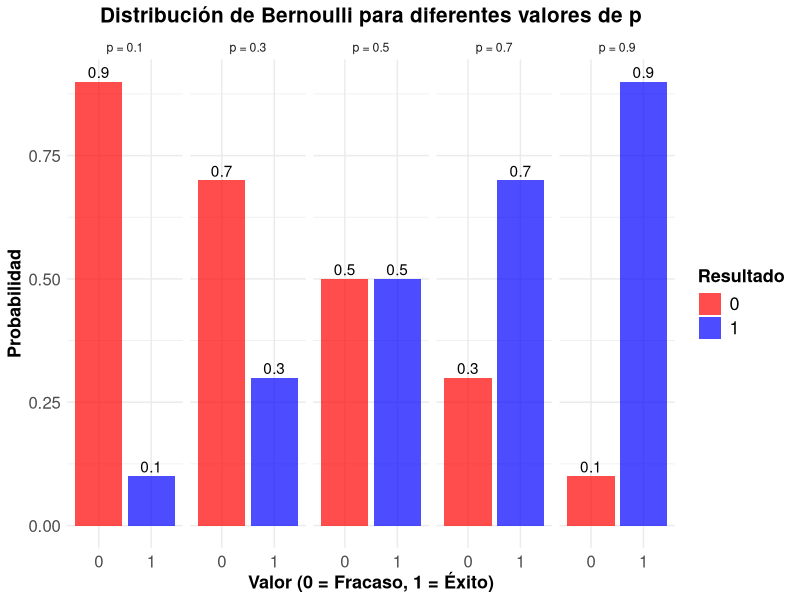
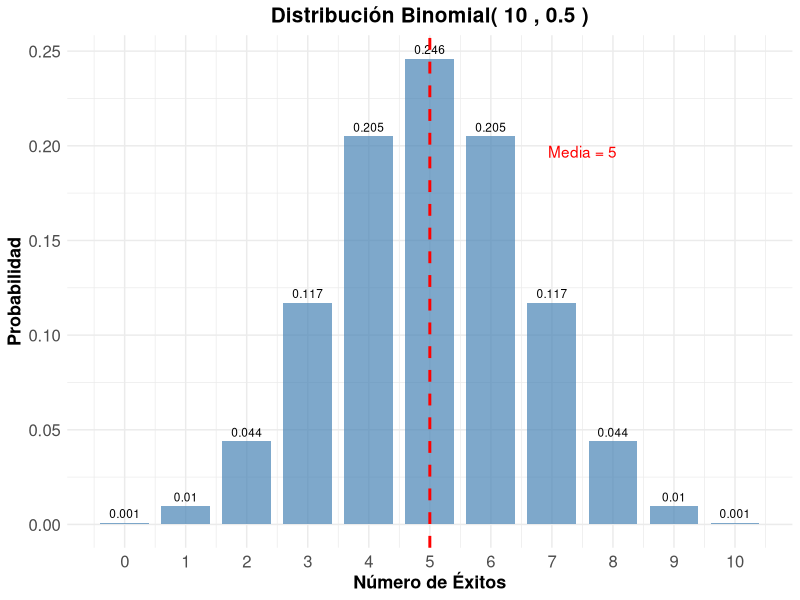
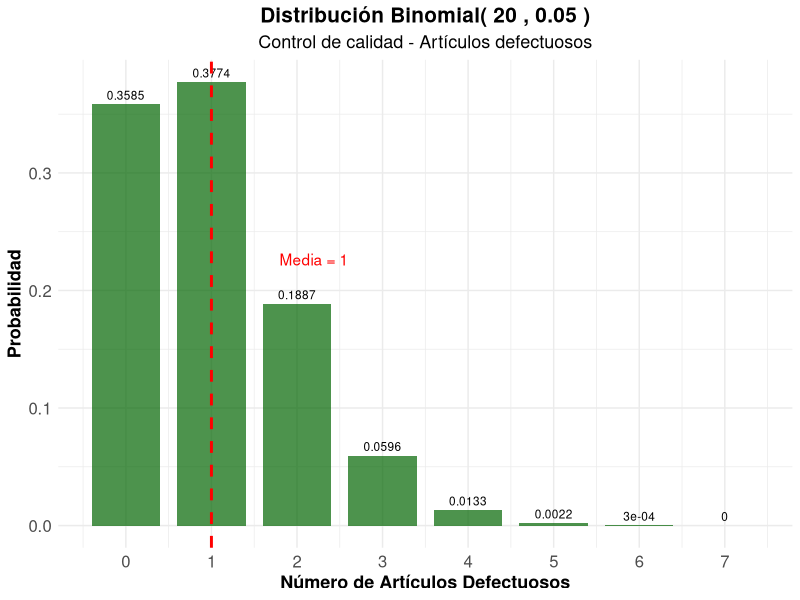
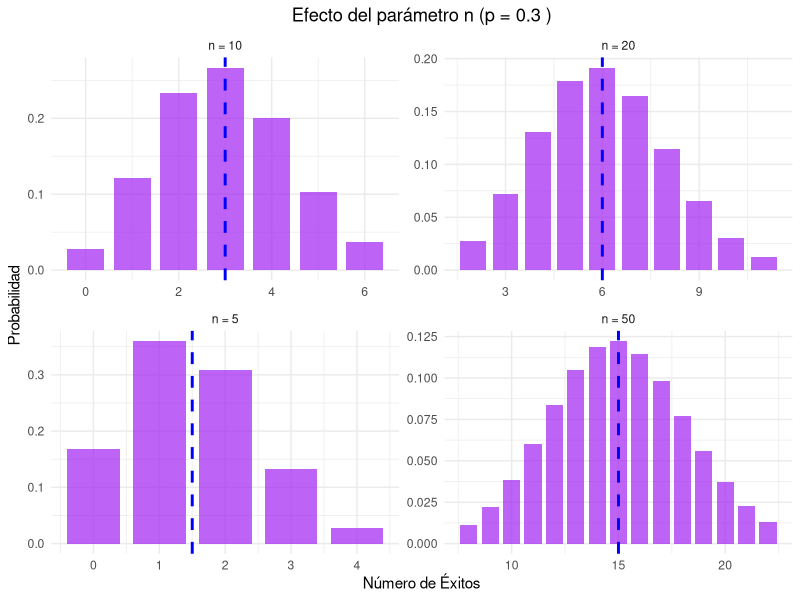
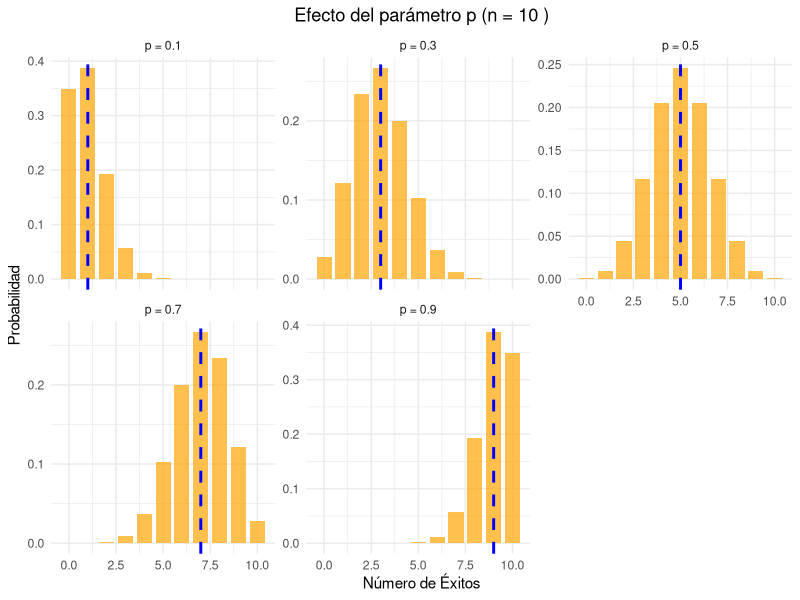
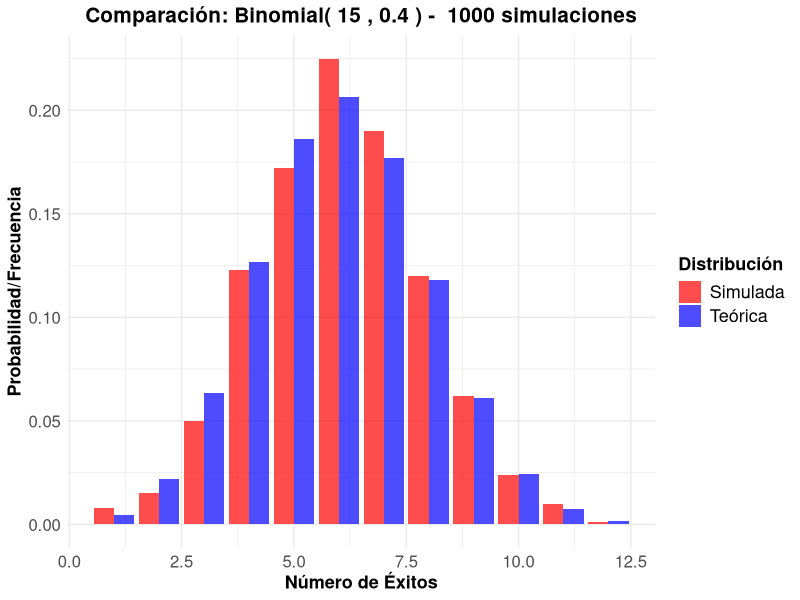
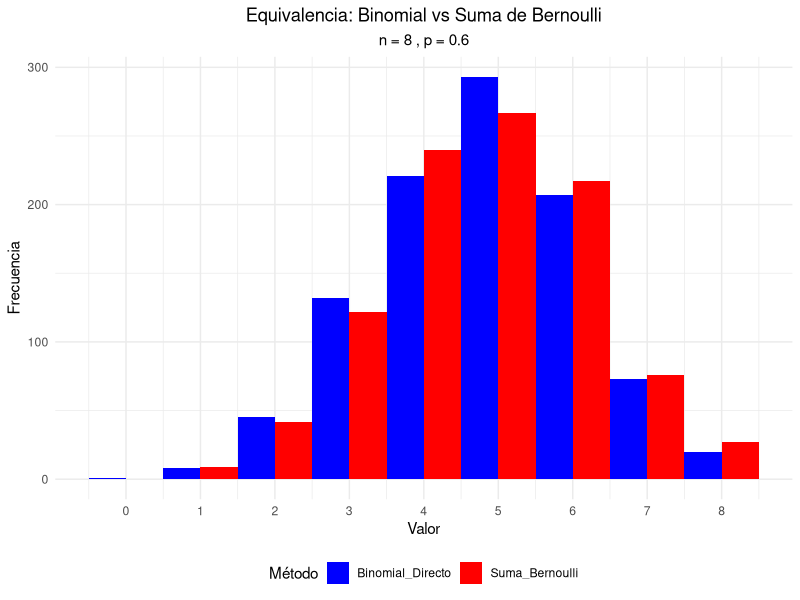
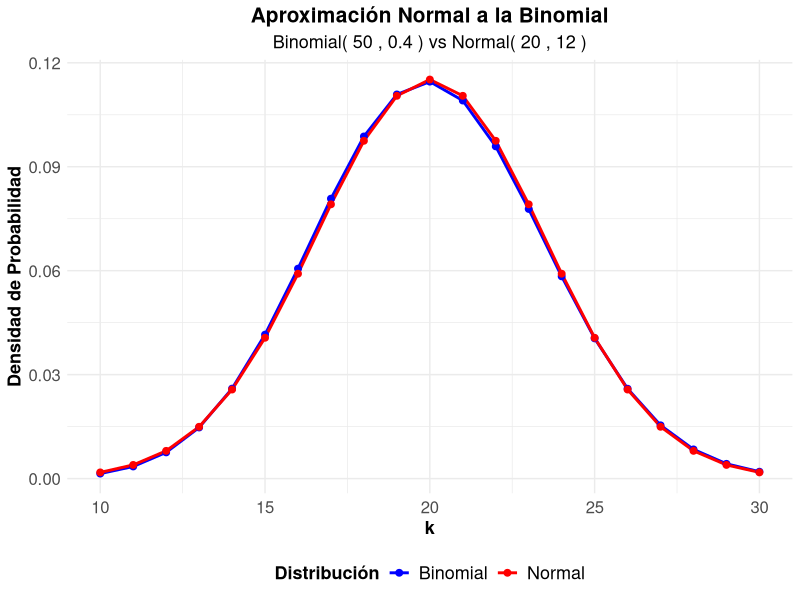

Recreate these plots in R, in order.
## ---- chunk 1
#| label: setup
#| include: false
library(tidyverse)
library(kableExtra)
library(gridExtra)
## ---- chunk 2
#| label: moneda-bernoulli
#| code-fold: true
#| fig-align: center


# Moneda justa
p_moneda <- 0.5

# Crear tabla de probabilidades
bernoulli_moneda <- data.frame(
  Resultado = c("Sello (0)", "Cara (1)"),
  Valor = c(0, 1),
  Probabilidad = c(1-p_moneda, p_moneda)
)

kable(bernoulli_moneda, 
      caption = "Distribución Bernoulli - Moneda justa (p = 0.5)",
      align = "ccc") %>%
  kable_styling(bootstrap_options = "striped")

# Parámetros
media_moneda <- p_moneda
varianza_moneda <- p_moneda * (1 - p_moneda)
desv_std_moneda <- sqrt(varianza_moneda)

cat("Parámetros estadísticos:\n")
cat("Media:", media_moneda, "\n")
cat("Varianza:", varianza_moneda, "\n")
cat("Desviación estándar:", desv_std_moneda, "\n")
## ---- chunk 3
#| label: ejemplos-bernoulli-multiple
#| code-fold: true
#| fig-align: center


# Diferentes valores de p
p_values <- c(0.1, 0.3, 0.5, 0.7, 0.9)

# Crear data frame para visualización
bernoulli_data <- data.frame()
for(p in p_values) {
  temp_data <- data.frame(
    p = paste("p =", p),
    x = c(0, 1),
    probabilidad = c(1-p, p),
    media = p,
    varianza = p*(1-p)
  )
  bernoulli_data <- rbind(bernoulli_data, temp_data)
}

# Tabla de parámetros
param_bernoulli <- data.frame(
  p = p_values,
  Media = p_values,
  Varianza = p_values * (1 - p_values),
  Desv_Std = sqrt(p_values * (1 - p_values))
)

kable(param_bernoulli, 
      caption = "Parámetros de la distribución Bernoulli para diferentes valores de p",
      digits = 4,
      col.names = c("p", "Media", "Varianza", "Desv. Estándar")) %>%
  kable_styling(bootstrap_options = "striped")
## ---- chunk 4
#| label: grafico-bernoulli
#| code-fold: true
#| fig-align: center
#| fig-cap: "Distribución Bernoulli para diferentes valores de p"
ggplot(bernoulli_data, aes(x = factor(x), y = probabilidad, fill = factor(x))) +
  geom_col(alpha = 0.7) +
  geom_text(aes(label = round(probabilidad, 2)), vjust = -0.3) +
  facet_wrap(~p, ncol = 5) +
  scale_fill_manual(values = c("0" = "red", "1" = "blue")) +
  labs(title = "Distribución de Bernoulli para diferentes valores de p",
       x = "Valor (0 = Fracaso, 1 = Éxito)",
       y = "Probabilidad",
       fill = "Resultado") +
  theme_minimal() +
  theme(
    legend.title = element_text(size=13, face="bold"),
    legend.text = element_text(size=13),
    plot.title = element_text(size=15, face="bold", hjust = 0.5),
    plot.subtitle = element_text(size=13, hjust = 0.5),
    axis.text.x=element_text(size=12),
    axis.text.y=element_text(size=12),
    axis.title.x = element_text(face="bold", size=13),
    axis.title.y = element_text(face="bold", size=13)
    # panel.grid.major.y = element_line(color = "#ECF0F1", linewidth = 0.5,
    #   linetype = "dashed"),
    # panel.grid.minor.y = element_blank(),
    # panel.grid.major.x = element_blank(),
    # panel.background = element_rect(fill = "#FAFAFA", color = NA),
    # plot.background = element_rect(fill = "white", color = NA)
  )
## ---- chunk 5
#| label: binomial-monedas
#| code-fold: true
#| fig-align: center


# Parámetros
n_monedas <- 10
p_monedas <- 0.5

# Calcular probabilidades
k_values <- 0:n_monedas
prob_binomial <- dbinom(k_values, n_monedas, p_monedas)

# Crear data frame
binomial_monedas <- data.frame(
  Num_Caras = k_values,
  Probabilidad = prob_binomial
)

# Mostrar tabla
kable(binomial_monedas, 
      caption = paste("Distribución Binomial - 10 lanzamientos de moneda (n =", n_monedas, ", p =", p_monedas, ")"),
      digits = 4,
      col.names = c("Número de Caras", "Probabilidad")) %>%
  kable_styling(bootstrap_options = "striped")

# Parámetros estadísticos
media_monedas <- n_monedas * p_monedas
varianza_monedas <- n_monedas * p_monedas * (1 - p_monedas)
desv_std_monedas <- sqrt(varianza_monedas)

cat("\nParámetros estadísticos:\n")
cat("Media:", media_monedas, "\n")
cat("Varianza:", varianza_monedas, "\n")
cat("Desviación estándar:", round(desv_std_monedas, 4), "\n")
## ---- chunk 6
#| label: grafico-binomial-monedas
#| fig-cap: "Distribución Binomial - 10 lanzamientos de moneda"
#| code-fold: true
#| fig-align: center


ggplot(binomial_monedas, aes(x = Num_Caras, y = Probabilidad)) +
  geom_col(fill = "steelblue", alpha = 0.7, width = 0.8) +
  geom_text(aes(label = round(Probabilidad, 3)), vjust = -0.5, size = 3) +
  geom_vline(xintercept = media_monedas, color = "red", linetype = "dashed", linewidth = 1) +
  annotate("text", x = media_monedas + 2.5, y = max(prob_binomial) * 0.8, 
           label = paste("Media =", media_monedas), color = "red") +
  scale_x_continuous(breaks = k_values) +
  labs(title = paste("Distribución Binomial(", n_monedas, ",", p_monedas, ")"),
       x = "Número de Éxitos",
       y = "Probabilidad") +
  theme_minimal() +
  theme(
    legend.title = element_text(size=13, face="bold"),
    legend.text = element_text(size=13),
    plot.title = element_text(size=15, face="bold", hjust = 0.5),
    plot.subtitle = element_text(size=13, hjust = 0.5),
    axis.text.x=element_text(size=12),
    axis.text.y=element_text(size=12),
    axis.title.x = element_text(face="bold", size=13),
    axis.title.y = element_text(face="bold", size=13)
    # panel.grid.major.y = element_line(color = "#ECF0F1", linewidth = 0.5,
    #   linetype = "dashed"),
    # panel.grid.minor.y = element_blank(),
    # panel.grid.major.x = element_blank(),
    # panel.background = element_rect(fill = "#FAFAFA", color = NA),
    # plot.background = element_rect(fill = "white", color = NA)
  )
## ---- chunk 7
#| label: control-calidad
#| code-fold: true
#| fig-align: center


# Parámetros
n_articulos <- 20
p_defecto <- 0.05

# Probabilidades
k_defectos <- 0:n_articulos
prob_defectos <- dbinom(k_defectos, n_articulos, p_defecto)

# Crear data frame
calidad_data <- data.frame(
  Defectos = k_defectos,
  Probabilidad = prob_defectos
)

# Filtrar probabilidades significativas (> 0.001)
calidad_filtrada <- calidad_data[calidad_data$Probabilidad > 0.001, ]

kable(calidad_filtrada, 
      caption = paste("Distribución Binomial - Control de calidad (n =", n_articulos, ", p =", p_defecto, ")"),
      digits = 4,
      col.names = c("Número de Defectos", "Probabilidad")) %>%
  kable_styling(bootstrap_options = "striped")

# Parámetros estadísticos
media_defectos <- n_articulos * p_defecto
varianza_defectos <- n_articulos * p_defecto * (1 - p_defecto)
desv_std_defectos <- sqrt(varianza_defectos)

cat("Parámetros estadísticos:\n")
cat("Media:", media_defectos, "\n")
cat("Varianza:", round(varianza_defectos, 4), "\n")
cat("Desviación estándar:", round(desv_std_defectos, 4), "\n")

# Probabilidades importantes
prob_0_defectos <- dbinom(0, n_articulos, p_defecto)
prob_max_2_defectos <- pbinom(2, n_articulos, p_defecto)
prob_mas_3_defectos <- 1 - pbinom(3, n_articulos, p_defecto)

cat("\nProbabilidades de interés:\n")
cat("P(0 defectos):", round(prob_0_defectos, 4), "\n")
cat("P(≤ 2 defectos):", round(prob_max_2_defectos, 4), "\n")
cat("P(> 3 defectos):", round(prob_mas_3_defectos, 4), "\n")
## ---- chunk 8
#| label: grafico-calidad
#| code-fold: true
#| fig-align: center
#| fig-cap: "Distribución Binomial - Control de calidad"


ggplot(calidad_data[1:8, ], aes(x = Defectos, y = Probabilidad)) +
  geom_col(fill = "darkgreen", alpha = 0.7, width = 0.8) +
  geom_text(aes(label = round(Probabilidad, 4)), vjust = -0.5, size = 3) +
  geom_vline(xintercept = media_defectos, color = "red", linetype = "dashed", linewidth = 1) +
  annotate("text", x = media_defectos + 1.2, y = max(prob_defectos) * 0.6, 
           label = paste("Media =", media_defectos), color = "red") +
  scale_x_continuous(breaks = 0:7) +
  labs(title = paste("Distribución Binomial(", n_articulos, ",", p_defecto, ")"),
       subtitle = "Control de calidad - Artículos defectuosos",
       x = "Número de Artículos Defectuosos",
       y = "Probabilidad") +
  theme_minimal() +
  theme(
    legend.title = element_text(size=13, face="bold"),
    legend.text = element_text(size=13),
    plot.title = element_text(size=15, face="bold", hjust = 0.5),
    plot.subtitle = element_text(size=13, hjust = 0.5),
    axis.text.x=element_text(size=12),
    axis.text.y=element_text(size=12),
    axis.title.x = element_text(face="bold", size=13),
    axis.title.y = element_text(face="bold", size=13)
    # panel.grid.major.y = element_line(color = "#ECF0F1", linewidth = 0.5,
    #   linetype = "dashed"),
    # panel.grid.minor.y = element_blank(),
    # panel.grid.major.x = element_blank(),
    # panel.background = element_rect(fill = "#FAFAFA", color = NA),
    # plot.background = element_rect(fill = "white", color = NA)
  )
## ---- chunk 9
#| label: efecto-n
#| code-fold: true
#| fig-align: center

# Diferentes valores de n con p fijo
n_vals <- c(5, 10, 20, 50)
p_fijo <- 0.3

# Crear data frame para comparación
comp_n_data <- data.frame()
for(n in n_vals) {
  k_vals <- 0:n
  probs <- dbinom(k_vals, n, p_fijo)
  temp_data <- data.frame(
    n = paste("n =", n),
    k = k_vals,
    probabilidad = probs,
    media = n * p_fijo,
    varianza = n * p_fijo * (1 - p_fijo)
  )
  comp_n_data <- rbind(comp_n_data, temp_data)
}

# Filtrar para visualización (solo valores con probabilidad > 0.01)
comp_n_filtered <- comp_n_data[comp_n_data$probabilidad > 0.01, ]

ggplot(comp_n_filtered, aes(x = k, y = probabilidad)) +
  geom_col(fill = "purple", alpha = 0.7, width = 0.8) +
  geom_vline(aes(xintercept = media), color = "blue", linetype = "dashed", linewidth=1) +
  facet_wrap(~n, scales = "free") +
  labs(title = paste("Efecto del parámetro n (p =", p_fijo, ")"),
       x = "Número de Éxitos",
       y = "Probabilidad") +
  theme_minimal() +
  theme(plot.title = element_text(hjust = 0.5))
## ---- chunk 10
#| label: efecto-p
#| code-fold: true
#| fig-align: center 
#| fig-cap: "Efecto del parámetro p en la distribución binomial"
# Diferentes valores de p con n fijo
p_vals <- c(0.1, 0.3, 0.5, 0.7, 0.9)
n_fijo <- 10

# Crear data frame para comparación
comp_p_data <- data.frame()
for(p in p_vals) {
  k_vals <- 0:n_fijo
  probs <- dbinom(k_vals, n_fijo, p)
  temp_data <- data.frame(
    p = paste("p =", p),
    k = k_vals,
    probabilidad = probs,
    media = n_fijo * p,
    varianza = n_fijo * p * (1 - p)
  )
  comp_p_data <- rbind(comp_p_data, temp_data)
}

ggplot(comp_p_data, aes(x = k, y = probabilidad)) +
  geom_col(fill = "orange", alpha = 0.7, width = 0.8) +
  geom_vline(aes(xintercept = media), color = "blue", linetype = "dashed", linewidth=1) +
  facet_wrap(~p, scales = "free_y") +
  labs(title = paste("Efecto del parámetro p (n =", n_fijo, ")"),
       x = "Número de Éxitos",
       y = "Probabilidad") +
  theme_minimal() +
  theme(plot.title = element_text(hjust = 0.5))
## ---- chunk 11
#| label: simulacion-binomial
#| code-fold: true

n_trials <- 15
p_sim_bin <- 0.4
n_sim_bin <- 1000

# Generar datos
datos_binomial <- rbinom(n_sim_bin, n_trials, p_sim_bin)

# Calcular estadísticas observadas
media_obs_bin <- mean(datos_binomial)
var_obs_bin <- var(datos_binomial)

# Valores teóricos
media_teo_bin <- n_trials * p_sim_bin
var_teo_bin <- n_trials * p_sim_bin * (1 - p_sim_bin)

cat("Media teórica:", media_teo_bin, "| Media observada:", round(media_obs_bin, 4), "\n")
cat("Varianza teórica:", var_teo_bin, "| Varianza observada:", round(var_obs_bin, 4), "\n")

# Comparar distribuciones
freq_obs_bin <- table(datos_binomial) / n_sim_bin
k_sim <- as.numeric(names(freq_obs_bin))
freq_teo_bin <- dbinom(k_sim, n_trials, p_sim_bin)

comparacion_bin <- data.frame(
  k = k_sim,
  Freq_Observada = as.numeric(freq_obs_bin),
  Prob_Teorica = freq_teo_bin
)

kable(head(comparacion_bin, 10), 
      caption = "Comparación frecuencias observadas vs probabilidades teóricas",
      digits = 4,
      col.names = c("k", "Freq. Observada", "Prob. Teórica")) %>%
  kable_styling(bootstrap_options = "striped")
## ---- chunk 12
#| label: grafico-comparacion-sim
#| code-fold: true
#| fig-align: center
#| fig-cap: "Comparación entre distribución teórica y simulada"
library(tidyr)

# Preparar datos para visualización
comp_sim_long <- comparacion_bin %>%
  pivot_longer(cols = c(Freq_Observada, Prob_Teorica),
               names_to = "Tipo",
               values_to = "Probabilidad") %>%
  mutate(Tipo = case_when(
    Tipo == "Freq_Observada" ~ "Simulada",
    Tipo == "Prob_Teorica" ~ "Teórica"
  ))

ggplot(comp_sim_long, aes(x = k, y = Probabilidad, fill = Tipo)) +
  geom_col(position = "dodge", alpha = 0.7) +
  scale_fill_manual(values = c("Teórica" = "blue", "Simulada" = "red")) +
  labs(title = paste("Comparación: Binomial(", n_trials, ",", p_sim_bin, ") - ", n_sim_bin, "simulaciones"),
       x = "Número de Éxitos",
       y = "Probabilidad/Frecuencia",
       fill = "Distribución") +
  theme_minimal() +
  theme(
    legend.title = element_text(size=13, face="bold"),
    legend.text = element_text(size=13),
    plot.title = element_text(size=15, face="bold", hjust = 0.5),
    plot.subtitle = element_text(size=13, hjust = 0.5),
    axis.text.x=element_text(size=12),
    axis.text.y=element_text(size=12),
    axis.title.x = element_text(face="bold", size=13),
    axis.title.y = element_text(face="bold", size=13)
    # panel.grid.major.y = element_line(color = "#ECF0F1", linewidth = 0.5,
    #   linetype = "dashed"),
    # panel.grid.minor.y = element_blank(),
    # panel.grid.major.x = element_blank(),
    # panel.background = element_rect(fill = "#FAFAFA", color = NA),
    # plot.background = element_rect(fill = "white", color = NA)
  )
## ---- chunk 13
#| label: relacion-bernoulli-binomial
#| code-fold: true
#| fig-align: center

n_exp <- 8
p_exp <- 0.6
n_sim_rel <- 1000

# Método 1: Generar directamente de Binomial
binomial_directo <- rbinom(n_sim_rel, n_exp, p_exp)

# Método 2: Sumar n variables Bernoulli independientes
suma_bernoulli <- replicate(n_sim_rel, {
  bernoulli_vars <- rbinom(n_exp, 1, p_exp)
  sum(bernoulli_vars)
})

# Comparar distribuciones
comparacion_relacion <- data.frame(
  Binomial_Directo = binomial_directo,
  Suma_Bernoulli = suma_bernoulli
)

# Visualización comparativa
comp_rel_long <- comparacion_relacion %>%
  mutate(id = row_number()) %>%
  pivot_longer(cols = c(Binomial_Directo, Suma_Bernoulli),
               names_to = "Metodo",
               values_to = "Valor")

ggplot(comp_rel_long, aes(x = Valor, fill = Metodo)) +
  geom_histogram(position = "dodge", center = min(comp_rel_long$Valor), binwidth=1) + 
  scale_fill_manual(values = c("Binomial_Directo" = "blue", "Suma_Bernoulli" = "red")) +
  scale_x_continuous(breaks = 0:(n_exp)) +
  labs(title = "Equivalencia: Binomial vs Suma de Bernoulli",
       subtitle = paste("n =", n_exp, ", p =", p_exp),
       x = "Valor",
       y = "Frecuencia",
       fill = "Método") +
  theme_minimal() +
  theme(plot.title = element_text(hjust = 0.5),
        plot.subtitle = element_text(hjust = 0.5),
        legend.position = "bottom")
## ---- chunk 14
#| label: aproximacion-normal
#| code-fold: true
#| fig-align: center


# Parámetros para aproximación normal
n_aprox <- 50
p_aprox <- 0.4

# Verificar condiciones
condicion1 <- n_aprox * p_aprox >= 5
condicion2 <- n_aprox * (1 - p_aprox) >= 5

cat("Condiciones para aproximación normal:\n")
cat("np =", n_aprox * p_aprox, "≥ 5:", condicion1, "\n")
cat("n(1-p) =", n_aprox * (1-p_aprox), "≥ 5:", condicion2, "\n")

if(condicion1 & condicion2) {
  # Calcular probabilidades exactas y aproximadas
  k_aprox <- 0:n_aprox
  prob_exacta <- dbinom(k_aprox, n_aprox, p_aprox)
  
  # Aproximación normal (con corrección de continuidad)
  media_normal <- n_aprox * p_aprox
  var_normal <- n_aprox * p_aprox * (1 - p_aprox)
  sd_normal <- sqrt(var_normal)
  
  # Crear data frame para comparación
  aprox_data <- data.frame(
    k = k_aprox,
    Binomial = prob_exacta,
    Normal = dnorm(k_aprox, media_normal, sd_normal)
  )
  
  # Filtrar valores significativos
  aprox_filtered <- aprox_data[aprox_data$Binomial > 0.001, ]
  
  # Visualización
  aprox_long <- aprox_filtered %>%
    pivot_longer(cols = c(Binomial, Normal),
                 names_to = "Distribucion",
                 values_to = "Densidad")
  
  ggplot(aprox_long, aes(x = k, y = Densidad, color = Distribucion)) +
    geom_line(linewidth = 1) +
    geom_point(size = 2) +
    scale_color_manual(values = c("Binomial" = "blue", "Normal" = "red")) +
    labs(title = "Aproximación Normal a la Binomial",
         subtitle = paste("Binomial(", n_aprox, ",", p_aprox, ") vs Normal(", media_normal, ",", round(sd_normal^2, 2), ")"),
         x = "k",
         y = "Densidad de Probabilidad",
         color = "Distribución") +
    theme_minimal() +
  theme(
    legend.title = element_text(size=13, face="bold"),
    legend.text = element_text(size=13),
    legend.position = "bottom",
    plot.title = element_text(size=15, face="bold", hjust = 0.5),
    plot.subtitle = element_text(size=13, hjust = 0.5),
    axis.text.x=element_text(size=12),
    axis.text.y=element_text(size=12),
    axis.title.x = element_text(face="bold", size=13),
    axis.title.y = element_text(face="bold", size=13)
    # panel.grid.major.y = element_line(color = "#ECF0F1", linewidth = 0.5,
    #   linetype = "dashed"),
    # panel.grid.minor.y = element_blank(),
    # panel.grid.major.x = element_blank(),
    # panel.background = element_rect(fill = "#FAFAFA", color = NA),
    # plot.background = element_rect(fill = "white", color = NA)
  )
}
## ---- chunk 15
#| code-fold: true
#| label: limite-central-binomial
#| fig-width: 8
#| fig-height: 6
#| fig-align: "center"
#| fig-cap: "Verificación del Teorema Central del Límite"
# Simular medias muestrales

k_muestra <- 1000
n_muestra <- 50

n_binomial <- 20
p_binomial <- 0.3

medias_muestrales <- replicate(k_muestra, {
  muestra <- rbinom(n_muestra, n_binomial, p_binomial)
  mean(muestra)
})

# Crear histograma
hist_data <- data.frame(Medias = medias_muestrales)

ggplot(hist_data) +
  geom_histogram(aes(x=Medias, after_stat(density)), bins = 30, 
                 fill = "lightblue", alpha = 0.7, color = "black") +
  geom_density(aes(x = Medias), color = "red", linewidth = 1) +
  geom_function(fun = dnorm, args = list(mean = n_binomial * p_binomial, 
                                 sd = sqrt(4.2/50)), 
                color = "darkgreen", linetype = "dashed", linewidth = 1) +
  geom_vline(xintercept = mean(medias_muestrales), 
             color = "blue", linetype = "dashed", linewidth = 1) +
  labs(title = "Distribución de Medias Muestrales",
       subtitle = paste("N =", n_muestra, " de una v.a. binomial(20,0.3)"),
       x = "Media Muestral",
       y = "Densidad") +
  theme_minimal() +
  theme(
    legend.title = element_text(size=13, face="bold"),
    legend.text = element_text(size=13),
    plot.title = element_text(size=15, face="bold", hjust = 0.5),
    plot.subtitle = element_text(size=13, hjust = 0.5),
    axis.text.x=element_text(size=12),
    axis.text.y=element_text(size=12),
    axis.title.x = element_text(face="bold", size=13),
    axis.title.y = element_text(face="bold", size=13)
    # panel.grid.major.y = element_line(color = "#ECF0F1", linewidth = 0.5,
    #   linetype = "dashed"),
    # panel.grid.minor.y = element_blank(),
    # panel.grid.major.x = element_blank(),
    # panel.background = element_rect(fill = "#FAFAFA", color = NA),
    # plot.background = element_rect(fill = "white", color = NA)
  )

# Estadísticas
cat("Media teórica:", n_binomial * p_binomial, "\n")
cat("Media observada:", round(mean(medias_muestrales), 4), "\n")
cat("Varianza teórica de la media:", 4.2/50, "\n")
cat("Varianza observada de la media:", round(var(medias_muestrales), 4), "\n")
## ---- chunk 16
#| label: aplicacion-medicina
#| code-fold: true
#| fig-align: center


# Parámetros
n_pacientes <- 25
p_cura <- 0.8

# Preguntas de interés
# 1. ¿Cuál es la probabilidad de que exactamente 20 pacientes se curen?
prob_20_curas <- dbinom(20, n_pacientes, p_cura)

# 2. ¿Cuál es la probabilidad de que al menos 22 pacientes se curen?
prob_min_22 <- 1 - pbinom(21, n_pacientes, p_cura)

# 3. ¿Cuál es la probabilidad de que entre 18 y 22 pacientes se curen?
prob_18_22 <- pbinom(22, n_pacientes, p_cura) - pbinom(17, n_pacientes, p_cura)

# Parámetros estadísticos
media_curas <- n_pacientes * p_cura
varianza_curas <- n_pacientes * p_cura * (1 - p_cura)
desv_std_curas <- sqrt(varianza_curas)

cat("Aplicación Médica - Efectividad del tratamiento:\n")
cat("Parámetros: n =", n_pacientes, ", p =", p_cura, "\n\n")
cat("Estadísticas esperadas:\n")
cat("Número esperado de curas:", media_curas, "\n")
cat("Varianza:", varianza_curas, "\n")
cat("Desviación estándar:", round(desv_std_curas, 4), "\n\n")
cat("Probabilidades de interés:\n")
cat("P(exactamente 20 curas):", round(prob_20_curas, 4), "\n")
cat("P(al menos 22 curas):", round(prob_min_22, 4), "\n")
cat("P(entre 18 y 22 curas):", round(prob_18_22, 4), "\n")

# Visualización
k_medicina <- 0:n_pacientes
prob_medicina <- dbinom(k_medicina, n_pacientes, p_cura)
medicina_data <- data.frame(k = k_medicina, probabilidad = prob_medicina)

ggplot(medicina_data, aes(x = k, y = probabilidad)) +
  geom_col(fill = "darkblue", alpha = 0.7, width = 0.8) +
  geom_vline(xintercept = media_curas, color = "red", linetype = "dashed", size = 1) +
  geom_vline(xintercept = c(18, 22), color = "orange", linetype = "dotted", size = 1) +
  annotate("text", x = media_curas + 1.5, y = max(prob_medicina) * 0.8, 
           label = paste("E(X) =", media_curas), color = "red") +
  annotate("rect", xmin = 18, xmax = 22, ymin = 0, ymax = Inf, 
           alpha = 0.2, fill = "orange") +
  labs(title = "Distribución del Número de Pacientes Curados",
       subtitle = paste("Binomial(", n_pacientes, ",", p_cura, ")"),
       x = "Número de Pacientes Curados",
       y = "Probabilidad") +
  theme_minimal() +
  theme(
    legend.title = element_text(size=13, face="bold"),
    legend.text = element_text(size=13),
    plot.title = element_text(size=15, face="bold", hjust = 0.5),
    plot.subtitle = element_text(size=13, hjust = 0.5),
    axis.text.x=element_text(size=12),
    axis.text.y=element_text(size=12),
    axis.title.x = element_text(face="bold", size=13),
    axis.title.y = element_text(face="bold", size=13)
    # panel.grid.major.y = element_line(color = "#ECF0F1", linewidth = 0.5,
    #   linetype = "dashed"),
    # panel.grid.minor.y = element_blank(),
    # panel.grid.major.x = element_blank(),
    # panel.background = element_rect(fill = "#FAFAFA", color = NA),
    # plot.background = element_rect(fill = "white", color = NA)
  )
## ---- chunk 17
#| label: ej1-pmf
#| fig-align: center

n_1 <- 20
p_1 <- 0.85
k_1 <- 0:n_1

datos_ej1 <- data.frame(
  k = k_1,
  probabilidad = dbinom(k_1, n_1, p_1)
)

datos_ej1 |>
  filter(probabilidad > 0.005) |>
  knitr::kable(
    digits = 4,
    col.names = c("Pacientes curados (k)", "P(X = k)"),
    caption = "Función de probabilidad de X ~ Binomial(20, 0.85). Se omiten las probabilidades menores a 0.005."
  )

ggplot(datos_ej1, aes(x = k, y = probabilidad)) +
  geom_col(fill = "steelblue", width = 0.7) +
  geom_text(
    data = filter(datos_ej1, probabilidad > 0.01),
    aes(label = round(probabilidad, 3)),
    vjust = -0.4, size = 3
  ) +
  geom_vline(xintercept = n_1 * p_1, color = "red", linetype = "dashed") +
  scale_x_continuous(breaks = k_1) +
  labs(
    title = "Distribución Binomial(20, 0.85)",
    subtitle = "Línea roja: esperanza E(X) = 17",
    x = "Número de pacientes curados",
    y = "Probabilidad"
  )
## ---- chunk 18
#| label: ej1-parametros

media_ej1 <- n_1 * p_1
varianza_ej1 <- n_1 * p_1 * (1 - p_1)
sd_ej1 <- sqrt(varianza_ej1)

tibble(
  Estadístico = c("Esperanza E(X) = np", "Varianza Var(X) = np(1-p)", "Desviación estándar"),
  Valor = c(media_ej1, varianza_ej1, sd_ej1)
) |>
  knitr::kable(digits = 4, caption = "Parámetros de X ~ Binomial(20, 0.85)")
## ---- chunk 19
#| label: ej1-simulacion
#| fig-align: center

set.seed(7314)

experimentos_ej1 <- 1000
sim_ej1 <- rbinom(experimentos_ej1, n_1, p_1)

tibble(
  Concepto = c("Media", "Varianza", "Desviación estándar"),
  Teórico = c(media_ej1, varianza_ej1, sd_ej1),
  Simulado = c(mean(sim_ej1), var(sim_ej1), sd(sim_ej1))
) |>
  knitr::kable(digits = 4, caption = "Valores teóricos vs. simulados (1000 experimentos)")

comparacion_ej1 <- tibble(
  k = k_1,
  Simulada = as.numeric(table(factor(sim_ej1, levels = k_1))) / experimentos_ej1,
  Teórica = dbinom(k_1, n_1, p_1)
) |>
  pivot_longer(c(Simulada, Teórica), names_to = "Tipo", values_to = "probabilidad")

ggplot(comparacion_ej1, aes(x = k, y = probabilidad, fill = Tipo)) +
  geom_col(position = "dodge", width = 0.75) +
  scale_fill_manual(values = c("Teórica" = "grey35", "Simulada" = "steelblue")) +
  scale_x_continuous(breaks = k_1) +
  labs(
    title = "Frecuencias simuladas vs. probabilidades teóricas",
    subtitle = "Binomial(20, 0.85), 1000 experimentos",
    x = "Número de pacientes curados",
    y = "Probabilidad / frecuencia relativa",
    fill = NULL)
## ---- chunk 20
#| label: ej2-simulacion
#| fig-align: center

set.seed(2985)

n_x <- 10
n_y <- 15
p_xy <- 0.4
reps <- 1000

x_sim <- rbinom(reps, n_x, p_xy)
y_sim <- rbinom(reps, n_y, p_xy)
z_sim <- x_sim + y_sim          # suma de dos binomiales independientes con la misma p
z_teo <- rbinom(reps, n_x + n_y, p_xy)  # generación directa de Binomial(25, 0.4)

tibble(
  Concepto = c("Media", "Varianza"),
  `Teórico de X + Y` = c((n_x + n_y) * p_xy, (n_x + n_y) * p_xy * (1 - p_xy)),
  `Suma simulada` = c(mean(z_sim), var(z_sim)),
  `Binomial(25, 0.4) directa` = c(mean(z_teo), var(z_teo))
) |>
  knitr::kable(digits = 4, caption = "Comparación de momentos (1000 réplicas)")

comparacion_ej2 <- tibble(
  k = 0:(n_x + n_y),
  Simulada = as.numeric(table(factor(z_sim, levels = 0:(n_x + n_y)))) / reps,
  Teórica = dbinom(0:(n_x + n_y), n_x + n_y, p_xy)
) |>
  pivot_longer(c(Simulada, Teórica), names_to = "Tipo", values_to = "probabilidad")

ggplot(comparacion_ej2, aes(x = k, y = probabilidad, fill = Tipo)) +
  geom_col(position = "dodge", width = 0.75) +
  scale_fill_manual(values = c("Teórica" = "grey", "Simulada" = "red")) +
  labs(
    title = "X + Y vs. Binomial(25, 0.4)",
    subtitle = "X ~ Bin(10, 0.4), Y ~ Bin(15, 0.4), 1000 réplicas",
    x = "k",
    y = "Probabilidad / frecuencia relativa",
    fill = NULL
  )
## ---- chunk 21
#| label: ej3-condiciones
#| fig-align: center

n_3 <- 100
p_3 <- 0.3
media_3 <- n_3 * p_3              # 30
sd_3 <- sqrt(n_3 * p_3 * (1 - p_3))  # 4.5826

tibble(
  Condición = c("np >= 5", "n(1-p) >= 5"),
  Valor = c(n_3 * p_3, n_3 * (1 - p_3)),
  Cumple = c(n_3 * p_3 >= 5, n_3 * (1 - p_3) >= 5)
) |>
  knitr::kable(digits = 4, caption = "Condiciones para la aproximación normal")

# Comparación de la función de probabilidad con la densidad normal
datos_ej3 <- tibble(
  k = 0:n_3,
  Binomial = dbinom(0:n_3, n_3, p_3),
  Normal = dnorm(0:n_3, media_3, sd_3)
) |>
  pivot_longer(c(Binomial, Normal), names_to = "Distribución", values_to = "valor")

ggplot(datos_ej3, aes(x = k, y = valor, color = Distribución)) +
  geom_line(linewidth = 0.9) +
  scale_color_manual(values = c("Binomial" = "steelblue", "Normal" = "darkred")) +
  labs(
    title = "Binomial(100, 0.3) vs. Normal(30, 21)",
    x = "k",
    y = "Probabilidad / densidad",
    color = NULL
  )
## ---- chunk 22
#| label: ej3-cdf
#| fig-align: center

comparacion_ej3 <- tibble(
  k = 0:n_3,
  Exacta = pbinom(0:n_3, n_3, p_3),
  Aproximada = pnorm(0:n_3 + 0.5, media_3, sd_3)
)

# Probabilidades puntuales de interés
tibble(
  Evento = c("P(X <= 35)", "P(X <= 20)", "P(25 <= X <= 35)"),
  Exacta = c(
    pbinom(35, n_3, p_3),
    pbinom(20, n_3, p_3),
    pbinom(35, n_3, p_3) - pbinom(24, n_3, p_3)
  ),
  Aproximada = c(
    pnorm(35.5, media_3, sd_3),
    pnorm(20.5, media_3, sd_3),
    pnorm(35.5, media_3, sd_3) - pnorm(24.5, media_3, sd_3)
  )
) |>
  mutate(Diferencia = Exacta - Aproximada) |>
  knitr::kable(digits = 4, caption = "Probabilidades exactas vs. aproximación normal con corrección por continuidad")

ggplot(comparacion_ej3, aes(x = k)) +
  geom_step(aes(y = Exacta, color = "Exacta (binomial)"), linewidth = 0.9) +
  geom_step(aes(y = Aproximada, color = "Aproximada (normal)"), linewidth = 0.9,
            linetype = "dashed") +
  scale_color_manual(values = c("Exacta (binomial)" = "steelblue",
                                "Aproximada (normal)" = "darkred")) +
  labs(
    title = "Funciones de distribución acumulada",
    subtitle = "Normal aproximada con corrección por continuidad",
    x = "k",
    y = "P(X <= k)",
    color = NULL
  )
## ---- chunk 23
#| label: ej4-tcl
#| fig-align: center

set.seed(5612)

k_muestras <- 1000
n_muestra <- 30
n_bin <- 10
p_bin <- 0.7

medias <- replicate(k_muestras, mean(rbinom(n_muestra, n_bin, p_bin)))

mu_teo <- n_bin * p_bin
var_teo <- n_bin * p_bin * (1 - p_bin) / n_muestra

tibble(
  Concepto = c("Media", "Varianza", "Desviación estándar"),
  Teórico = c(mu_teo, var_teo, sqrt(var_teo)),
  Simulado = c(mean(medias), var(medias), sd(medias))
) |>
  knitr::kable(digits = 4, caption = "Estadísticas de las 1000 medias muestrales")

ggplot(data.frame(Medias = medias), aes(x = Medias)) +
  geom_histogram(aes(y = after_stat(density)), bins = 30,
                 fill = "lightblue", color = "black", alpha = 0.8) +
  geom_density(color = "red", linewidth = 0.9) +
  geom_function(fun = dnorm, args = list(mean = mu_teo, sd = sqrt(var_teo)),
                color = "darkgreen", linetype = "dashed", linewidth = 0.9) +
  labs(
    title = "Distribución de las medias muestrales",
    subtitle = "1000 muestras de tamaño 30 de Binomial(10, 0.7)",
    x = "Media muestral",
    y = "Densidad"
  )
